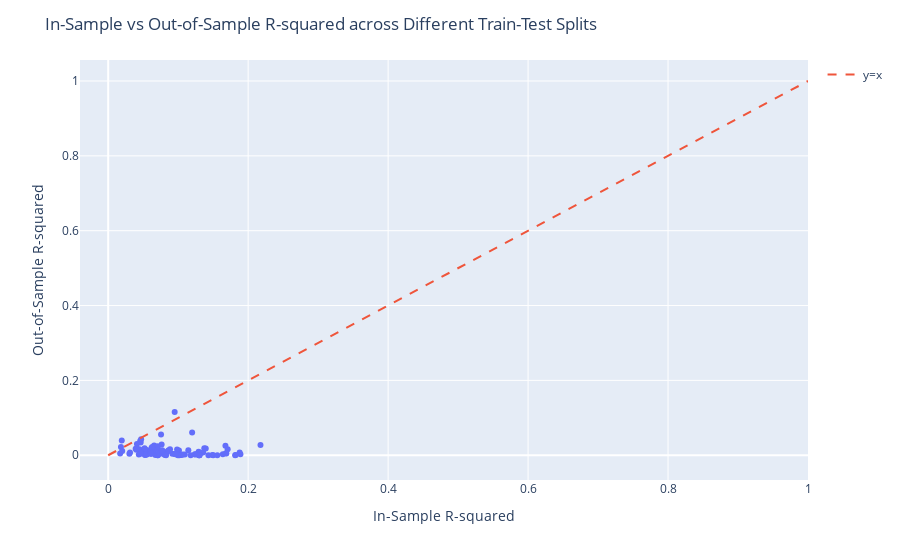

Source (notebook cell):
### Code cell
import numpy as np
import pandas as pd
import plotly.express as px
import plotly.graph_objects as go
import statsmodels.formula.api as smf
from sklearn.model_selection import train_test_split

# Creating a sample DataFrame if 'songs' is undefined
# Replace this with your actual data if you have it
np.random.seed(0)  # Fixed seed for reproducibility of example data
songs = pd.DataFrame({
    'danceability': np.random.rand(100),
    'energy': np.random.rand(100),
    'loudness': np.random.rand(100),
    'mode': np.random.randint(0, 2, 100)
})

# Parameters
linear_form = 'danceability ~ energy * loudness + energy * mode'
reps = 100  # Number of repetitions

# Arrays to store R-squared values for each iteration
in_sample_Rsquared = np.array([0.0] * reps)
out_of_sample_Rsquared = np.array([0.0] * reps)

# Iteratively perform train-test split, model fitting, and R-squared calculations
for i in range(reps):
    # 50-50 split each iteration without a fixed random seed to vary data splits
    songs_training_data, songs_testing_data = train_test_split(songs, train_size=0.5)
    
    # Fit the model on the training data
    final_model_fit = smf.ols(formula=linear_form, data=songs_training_data).fit()
    
    # Calculate in-sample R-squared
    in_sample_Rsquared[i] = final_model_fit.rsquared
    
    # Calculate out-of-sample R-squared
    out_of_sample_Rsquared[i] = np.corrcoef(
        songs_testing_data['danceability'], 
        final_model_fit.predict(songs_testing_data)
    )[0, 1] ** 2

# Create a DataFrame for visualization
df = pd.DataFrame({
    "In Sample Performance (Rsquared)": in_sample_Rsquared,
    "Out of Sample Performance (Rsquared)": out_of_sample_Rsquared
})

# Visualization of the in-sample vs out-of-sample R-squared values
fig = px.scatter(df, x="In Sample Performance (Rsquared)", y="Out of Sample Performance (Rsquared)")
fig.add_trace(go.Scatter(x=[0, 1], y=[0, 1], mode="lines", name="y=x", line=dict(dash="dash")))
fig.update_layout(
    title="In-Sample vs Out-of-Sample R-squared across Different Train-Test Splits",
    xaxis_title="In-Sample R-squared",
    yaxis_title="Out-of-Sample R-squared"
)
fig.show()

### Figure 1 — Plotly figure (JSON) as saved in the notebook; plotly's stock layout.template omitted (floating-point values rounded to 4 significant figures)
{"data": [{"hovertemplate": "In Sample Performance (Rsquared)=%{x}<br>Out of Sample Performance (Rsquared)=%{y}<extra></extra>", "legendgroup": "", "marker": {"color": "#636efa", "symbol": "circle"}, "mode": "markers", "name": "", "orientation": "v", "showlegend": false, "type": "scatter", "x": [0.08275, 0.03032, 0.0312, 0.05708, 0.1095, 0.04479, 0.1432, 0.05359, 0.1145, 0.04378, 0.0795, 0.1032, 0.1638, 0.05242, 0.1239, 0.12, 0.06744, 0.09502, 0.07183, 0.06525, 0.07466, 0.149, 0.07115, 0.04968, 0.1064, 0.05216, 0.1178, 0.07552, 0.05524, 0.09165, 0.04019, 0.1292, 0.04574, 0.01942, 0.0861, 0.08112, 0.0171, 0.1358, 0.1688, 0.1707, 0.08835, 0.1373, 0.04642, 0.1012, 0.05358, 0.09517, 0.1499, 0.05584, 0.1879, 0.09924, 0.08239, 0.08195, 0.1008, 0.03924, 0.1815, 0.04108, 0.1294, 0.01822, 0.07716, 0.1328, 0.07636, 0.05492, 0.1306, 0.08587, 0.07056, 0.05971, 0.07284, 0.04706, 0.1015, 0.0815, 0.07728, 0.1265, 0.05257, 0.09846, 0.1303, 0.189, 0.1559, 0.1242, 0.1681, 0.06447, 0.1047, 0.04627, 0.1675, 0.06851, 0.04087, 0.06563, 0.07836, 0.06189, 0.06117, 0.02005, 0.07085, 0.1301, 0.06277, 0.2176, 0.052, 0.07714, 0.09961, 0.09601, 0.1394, 0.1821], "xaxis": "x", "y": [9.144e-05, 0.003689, 0.007245, 0.009204, 0.002242, 0.01597, 3.712e-05, 0.01347, 0.01318, 0.002196, 0.003341, 0.001526, 0.002369, 0.001949, 0.002012, 0.06108, 0.0009527, 0.1158, 0.01449, 0.005522, 0.004388, 0.0009482, 6.856e-05, 0.006681, 0.002114, 0.01318, 5.901e-05, 0.05545, 0.001878, 0.003681, 0.01471, 0.009019, 0.03841, 0.03962, 0.01139, 0.000835, 0.004748, 0.007275, 0.004906, 0.01636, 0.01598, 0.01882, 0.03378, 0.01281, 0.001187, 0.00319, 1.433e-07, 0.004561, 0.007587, 0.005448, 0.007777, 0.002537, 0.0009869, 0.01761, 0.0003231, 0.03001, 0.0001732, 0.02223, 0.005479, 0.006797, 0.02846, 0.01397, 5.662e-05, 0.01298, 0.0001934, 0.009033, 0.005638, 0.04248, 8.678e-05, 0.001673, 0.008539, 0.002584, 0.0009606, 0.01538, 0.000468, 0.002398, 0.0001114, 0.002446, 0.005477, 0.01562, 0.0004176, 0.004194, 0.02506, 0.01861, 0.01792, 0.02582, 0.009983, 0.01939, 0.00304, 0.01121, 0.02432, 9.619e-05, 0.02208, 0.02732, 0.0185, 0.01328, 6.775e-05, 0.002372, 0.01771, 0.0005988], "yaxis": "y"}, {"line": {"dash": "dash"}, "mode": "lines", "name": "y=x", "type": "scatter", "x": [0, 1], "y": [0, 1]}], "layout": {"legend": {"tracegroupgap": 0}, "margin": {"t": 60}, "title": {"text": "In-Sample vs Out-of-Sample R-squared across Different Train-Test Splits"}, "xaxis": {"anchor": "y", "domain": [0, 1], "title": {"text": "In-Sample R-squared"}}, "yaxis": {"anchor": "x", "domain": [0, 1], "title": {"text": "Out-of-Sample R-squared"}}}}
